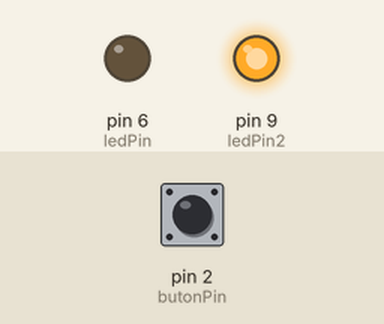
A sketch run on a simulated Arduino Uno, built with avr-gcc and run on an emulated ATmega328P. Shown: output pins drawn as LEDs (lit = HIGH). Inputs (shaded band) come from the test bench; at power-on: pin 2 (butonPin) LOW.

Above: at 1.2 s.
1.3 s: pin 2 (butonPin) pulled HIGH for 0.15 s
At 1.37 s:
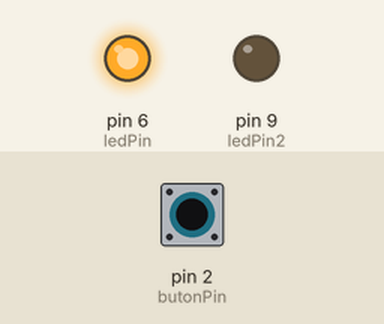
2.9 s: pin 2 (butonPin) pulled HIGH for 3.2 s
At 7.1 s:
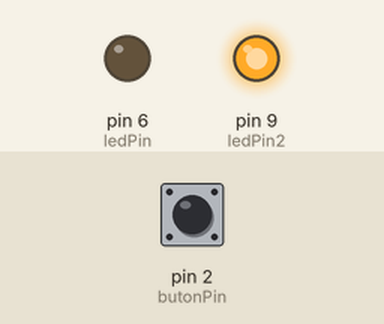
Timing chart, 0 to 8.6 s (numbered marks = the images above; inputs shaded):
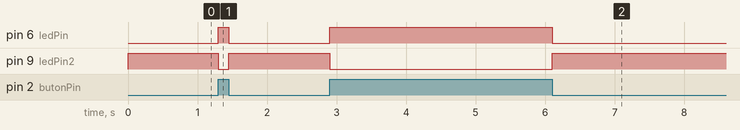

Measured:
- after the input at 1.3 s, pin 6 (ledPin): LOW → HIGH at once, → LOW 0.15 s later; pin 9 (ledPin2): HIGH → LOW at once, → HIGH 0.15 s later
- after the input at 2.9 s, pin 6 (ledPin): LOW → HIGH at once, → LOW 3.2 s later; pin 9 (ledPin2): HIGH → LOW at once, → HIGH 3.2 s later

The sketch:

ak0220_ifElse.ino
```cpp
/*
  ak0220 — çözüm örneği

  SEN YAP 1) ak0160'ın else'li hâli (ayrı taslakta, devre gerekmez):
      if (sayac % 2 != 0) { Serial.println("TEK"); }
      else                { Serial.println("CIFT"); }
    Türkçe karakter (Ç) Seri Monitör'de bozulabildiği için ASCII yazıldı.
    Tek `if` ile yalnız tekleri yazıyorduk; else ile ÇİFTLER de bir blokta yer aldı,
    kod bir blok uzadı ama "sayı ne" sorusu artık iki yoldan birini MUTLAKA seçiyor.

  SEN YAP 2) Aşağıdaki kod: basılıyken pin 6, basılı değilken pin 9 yanar.
    Bu iki LED asla birlikte yanmaz — else'in "ya o ya bu" doğası.

  SEN YAP 3) [ileri] else { if (...) { } } mümkündür: "buton basılı değilse, ayrıca
    şuna da bak" demek. İki yönden fazla karar gerektiğinde işe yarar; kısa yazılışı
    (else if) Ünite 3'te açılacak.
*/

const int butonPin = 2;
const int ledPin = 6;
const int ledPin2 = 9; // SEN YAP 2

void setup() {
  pinMode(ledPin, OUTPUT);
  pinMode(ledPin2, OUTPUT);
  pinMode(butonPin, INPUT);
}

void loop() {
  if (digitalRead(butonPin) == HIGH) {
    digitalWrite(ledPin, HIGH);
    digitalWrite(ledPin2, LOW);
  } else {
    digitalWrite(ledPin, LOW);
    digitalWrite(ledPin2, HIGH);
  }
}
```
